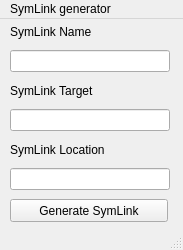
<?xml version="1.0" encoding="UTF-8"?>
<ui version="4.0">
 <class>MainWindow</class>
 <widget class="QMainWindow" name="MainWindow">
  <property name="geometry">
   <rect>
    <x>0</x>
    <y>0</y>
    <width>183</width>
    <height>250</height>
   </rect>
  </property>
  <property name="windowTitle">
   <string>MainWindow</string>
  </property>
  <widget class="QWidget" name="centralwidget">
   <widget class="QWidget" name="verticalLayoutWidget">
    <property name="geometry">
     <rect>
      <x>10</x>
      <y>0</y>
      <width>160</width>
      <height>171</height>
     </rect>
    </property>
    <layout class="QVBoxLayout" name="verticalLayout">
     <item>
      <widget class="QLabel" name="label">
       <property name="text">
        <string>SymLink Name</string>
       </property>
      </widget>
     </item>
     <item>
      <widget class="QLineEdit" name="SymName">
       <property name="accessibleName">
        <string>SymNameTxt</string>
       </property>
      </widget>
     </item>
     <item>
      <widget class="QLabel" name="label_2">
       <property name="text">
        <string>SymLink Target</string>
       </property>
      </widget>
     </item>
     <item>
      <widget class="QLineEdit" name="SymTarget">
       <property name="accessibleName">
        <string>SymTargetTxt</string>
       </property>
      </widget>
     </item>
     <item>
      <widget class="QLabel" name="label_3">
       <property name="text">
        <string>SymLink Location</string>
       </property>
      </widget>
     </item>
     <item>
      <widget class="QLineEdit" name="SymLoc">
       <property name="accessibleName">
        <string>SymLocTxt</string>
       </property>
      </widget>
     </item>
    </layout>
   </widget>
   <widget class="QPushButton" name="BtnGenLink">
    <property name="geometry">
     <rect>
      <x>10</x>
      <y>180</y>
      <width>158</width>
      <height>23</height>
     </rect>
    </property>
    <property name="text">
     <string>Generate SymLink</string>
    </property>
   </widget>
  </widget>
  <widget class="QMenuBar" name="menubar">
   <property name="geometry">
    <rect>
     <x>0</x>
     <y>0</y>
     <width>183</width>
     <height>21</height>
    </rect>
   </property>
   <widget class="QMenu" name="menuSymLink_generator">
    <property name="title">
     <string>SymLink generator</string>
    </property>
   </widget>
   <addaction name="menuSymLink_generator"/>
  </widget>
  <widget class="QStatusBar" name="statusbar"/>
 </widget>
 <resources/>
 <connections/>
</ui>
